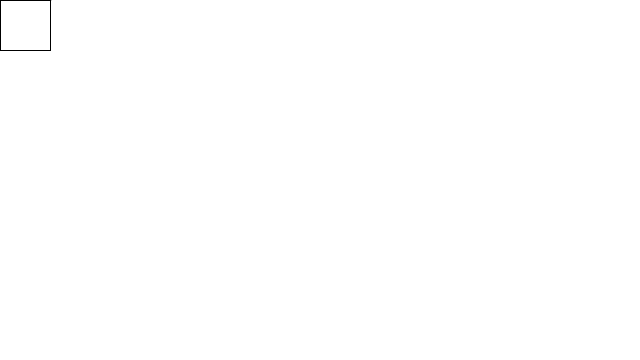
Frame 1 (no input)
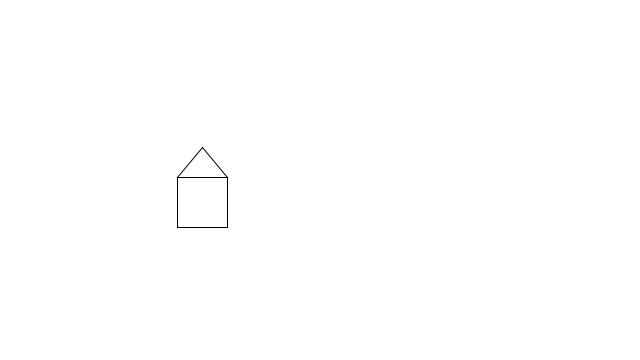
Frame 60 (the mouse pressed at the canvas centre just before this capture)
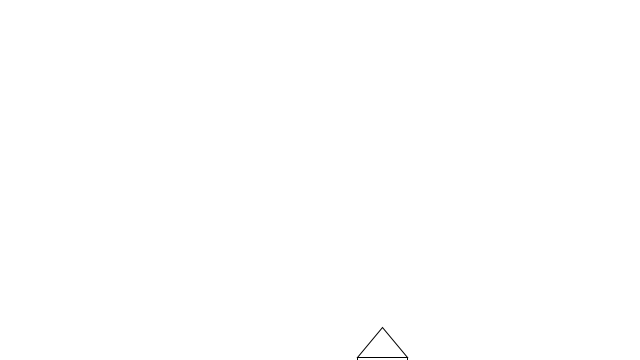
Frame 120 (the mouse held since frame 60 and released just before this capture)

The Processing sketch that drew these frames (run headless with seeded random() and noise(); from frame 60 on, the mouse is pressed at the canvas centre):

// Processing sketch: Code3_ComplexShape
// ── Code3_ComplexShape.pde

int positionX = 0;
int positionY=  0;

void drawHouseAtPosition(int x, int y) {
   // draw a rectangle with top left corner at x,y
   rect(x,y, 50, 50);
   
   // draw a triangle on top of the rectangle
   triangle(
         x,y,           // the first point should be at the left corner of the house
         x+50,y,        // the second point should be at the right corner of the house
         x+25, y - 30); // the last point is above the middle of the house
}


void setup() {
  //set the size once
   size(640, 360); 
}


void draw() {
  
  // clear the screen
  background(255);
  
  // draw the house at the position we have stored.
  drawHouseAtPosition(positionX, positionY);
  
  // change the position by a bit
  positionX = positionX + 3;
  positionY = positionY + 3;
}
